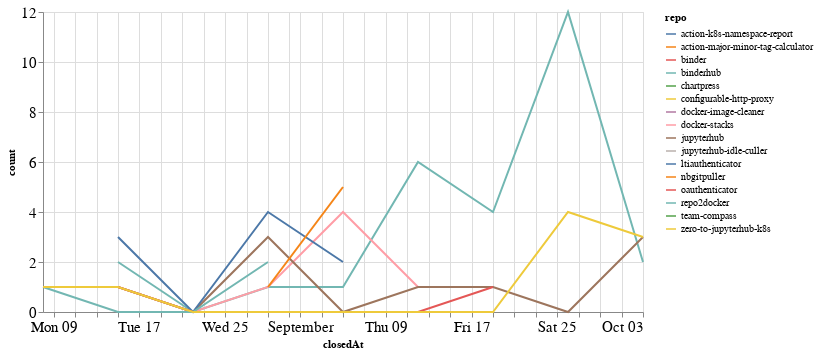

Source (notebook cell):
### Code cell
closed_by_time = closed_by.groupby('repo').resample('W', on='closedAt').count()['author'].reset_index()
closed_by_time = closed_by_time.rename(columns={'author': 'count'})

alt.Chart(closed_by_time, width=600).mark_line().encode(
    x='closedAt',
    y='count',
    color='repo',
    tooltip="repo"
)

### Figure 1 — Vega-Lite specification as saved in the notebook (floating-point values rounded to 4 significant figures)
{"config": {"axisLeft": {"labelFontSize": 15}, "axisBottom": {"labelFontSize": 15}}, "data": {"name": "data-e007e1a7819ce2cf1ec3eea5213ea71d"}, "mark": "line", "encoding": {"color": {"type": "nominal", "field": "repo"}, "tooltip": {"type": "nominal", "field": "repo"}, "x": {"type": "temporal", "field": "closedAt"}, "y": {"type": "quantitative", "field": "count"}}, "width": 600, "$schema": "https://vega.github.io/schema/vega-lite/v4.8.1.json", "datasets": {"data-e007e1a7819ce2cf1ec3eea5213ea71d": [{"repo": "action-k8s-namespace-report", "closedAt": "2021-09-26T00:00:00", "count": 1}, {"repo": "action-major-minor-tag-calculator", "closedAt": "2021-09-26T00:00:00", "count": 1}, {"repo": "binder", "closedAt": "2021-10-03T00:00:00", "count": 1}, {"repo": "binderhub", "closedAt": "2021-08-15T00:00:00", "count": 2}, {"repo": "binderhub", "closedAt": "2021-08-22T00:00:00", "count": 0}, {"repo": "binderhub", "closedAt": "2021-08-29T00:00:00", "count": 1}, {"repo": "binderhub", "closedAt": "2021-09-05T00:00:00", "count": 1}, {"repo": "binderhub", "closedAt": "2021-09-12T00:00:00", "count": 6}, {"repo": "binderhub", "closedAt": "2021-09-19T00:00:00", "count": 4}, {"repo": "binderhub", "closedAt": "2021-09-26T00:00:00", "count": 12}, {"repo": "binderhub", "closedAt": "2021-10-03T00:00:00", "count": 2}, {"repo": "chartpress", "closedAt": "2021-09-05T00:00:00", "count": 1}, {"repo": "configurable-http-proxy", "closedAt": "2021-09-19T00:00:00", "count": 1}, {"repo": "docker-image-cleaner", "closedAt": "2021-09-26T00:00:00", "count": 1}, {"repo": "docker-stacks", "closedAt": "2021-08-08T00:00:00", "count": 1}, {"repo": "docker-stacks", "closedAt": "2021-08-15T00:00:00", "count": 1}, {"repo": "docker-stacks", "closedAt": "2021-08-22T00:00:00", "count": 0}, {"repo": "docker-stacks", "closedAt": "2021-08-29T00:00:00", "count": 1}, {"repo": "docker-stacks", "closedAt": "2021-09-05T00:00:00", "count": 4}, {"repo": "docker-stacks", "closedAt": "2021-09-12T00:00:00", "count": 1}, {"repo": "jupyterhub", "closedAt": "2021-08-15T00:00:00", "count": 1}, {"repo": "jupyterhub", "closedAt": "2021-08-22T00:00:00", "count": 0}, {"repo": "jupyterhub", "closedAt": "2021-08-29T00:00:00", "count": 3}, {"repo": "jupyterhub", "closedAt": "2021-09-05T00:00:00", "count": 0}, {"repo": "jupyterhub", "closedAt": "2021-09-12T00:00:00", "count": 1}, {"repo": "jupyterhub", "closedAt": "2021-09-19T00:00:00", "count": 1}, {"repo": "jupyterhub", "closedAt": "2021-09-26T00:00:00", "count": 0}, {"repo": "jupyterhub", "closedAt": "2021-10-03T00:00:00", "count": 3}, {"repo": "jupyterhub-idle-culler", "closedAt": "2021-09-19T00:00:00", "count": 2}, {"repo": "ltiauthenticator", "closedAt": "2021-08-15T00:00:00", "count": 3}, {"repo": "ltiauthenticator", "closedAt": "2021-08-22T00:00:00", "count": 0}, {"repo": "ltiauthenticator", "closedAt": "2021-08-29T00:00:00", "count": 4}, {"repo": "ltiauthenticator", "closedAt": "2021-09-05T00:00:00", "count": 2}, {"repo": "nbgitpuller", "closedAt": "2021-08-29T00:00:00", "count": 1}, {"repo": "nbgitpuller", "closedAt": "2021-09-05T00:00:00", "count": 5}, {"repo": "oauthenticator", "closedAt": "2021-08-15T00:00:00", "count": 1}, {"repo": "oauthenticator", "closedAt": "2021-08-22T00:00:00", "count": 0}, {"repo": "oauthenticator", "closedAt": "2021-08-29T00:00:00", "count": 0}, {"repo": "oauthenticator", "closedAt": "2021-09-05T00:00:00", "count": 0}, {"repo": "oauthenticator", "closedAt": "2021-09-12T00:00:00", "count": 0}, {"repo": "oauthenticator", "closedAt": "2021-09-19T00:00:00", "count": 1}, {"repo": "repo2docker", "closedAt": "2021-08-08T00:00:00", "count": 1}, {"repo": "repo2docker", "closedAt": "2021-08-15T00:00:00", "count": 0}, {"repo": "repo2docker", "closedAt": "2021-08-22T00:00:00", "count": 0}, {"repo": "repo2docker", "closedAt": "2021-08-29T00:00:00", "count": 2}, {"repo": "team-compass", "closedAt": "2021-10-03T00:00:00", "count": 1}, {"repo": "zero-to-jupyterhub-k8s", "closedAt": "2021-08-08T00:00:00", "count": 1}, {"repo": "zero-to-jupyterhub-k8s", "closedAt": "2021-08-15T00:00:00", "count": 1}, {"repo": "zero-to-jupyterhub-k8s", "closedAt": "2021-08-22T00:00:00", "count": 0}, {"repo": "zero-to-jupyterhub-k8s", "closedAt": "2021-08-29T00:00:00", "count": 0}, {"repo": "zero-to-jupyterhub-k8s", "closedAt": "2021-09-05T00:00:00", "count": 0}, {"repo": "zero-to-jupyterhub-k8s", "closedAt": "2021-09-12T00:00:00", "count": 0}, {"repo": "zero-to-jupyterhub-k8s", "closedAt": "2021-09-19T00:00:00", "count": 0}, {"repo": "zero-to-jupyterhub-k8s", "closedAt": "2021-09-26T00:00:00", "count": 4}, {"repo": "zero-to-jupyterhub-k8s", "closedAt": "2021-10-03T00:00:00", "count": 3}]}}
